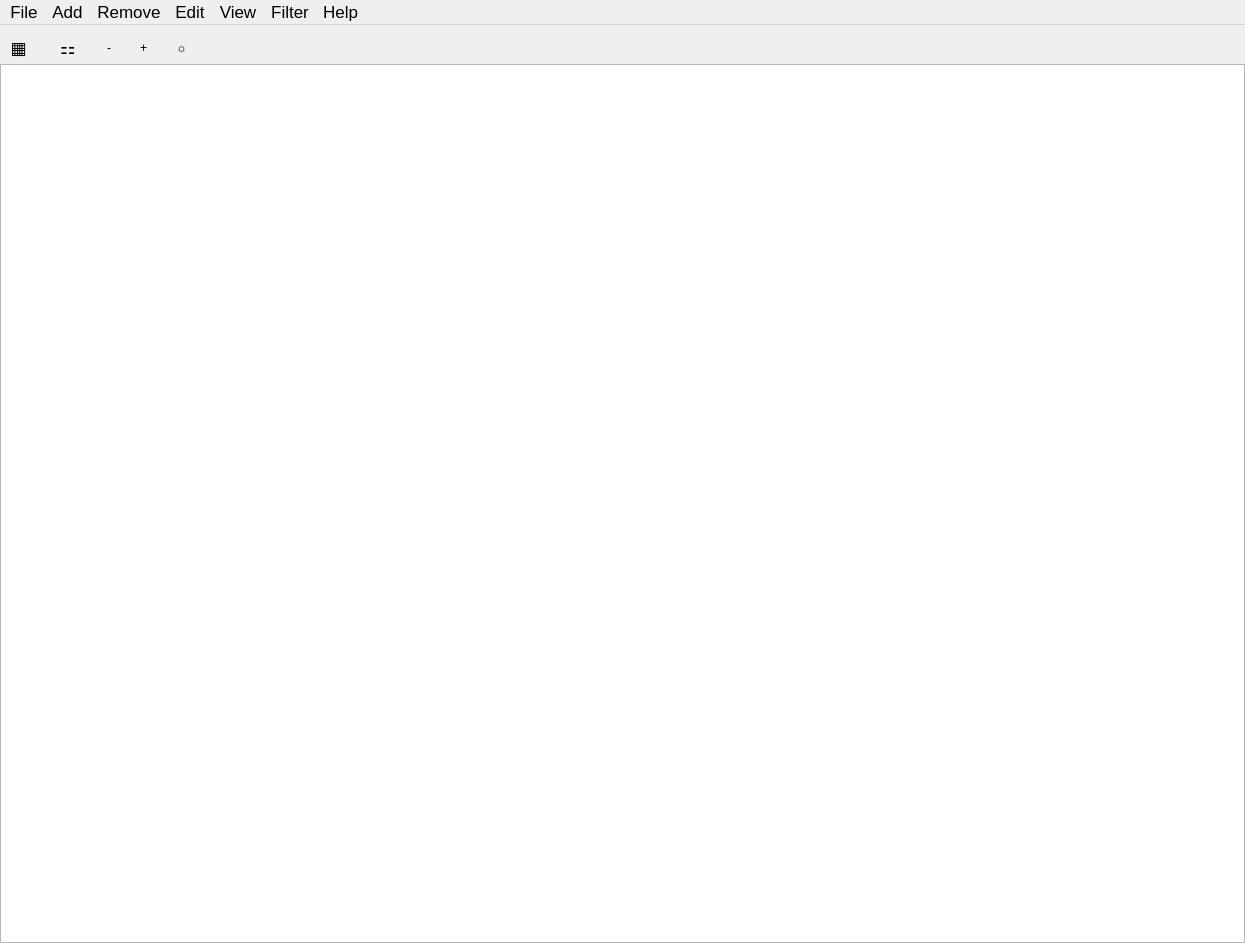
<?xml version="1.0" encoding="UTF-8"?>
<ui version="4.0">
 <class>MainWindow</class>
 <widget class="QMainWindow" name="MainWindow">
  <property name="geometry">
   <rect>
    <x>0</x>
    <y>0</y>
    <width>1245</width>
    <height>943</height>
   </rect>
  </property>
  <property name="windowTitle">
   <string>Timeline</string>
  </property>
  <property name="font">
   <font>
    <family>Ubuntu</family>
   </font>
  </property>
  <property name="unifiedTitleAndToolBarOnMac">
   <bool>true</bool>
  </property>
  <widget class="QWidget" name="centralwidget">
   <layout class="QVBoxLayout" name="layoutCentral">
    <property name="spacing">
     <number>1</number>
    </property>
    <property name="leftMargin">
     <number>0</number>
    </property>
    <property name="topMargin">
     <number>0</number>
    </property>
    <property name="rightMargin">
     <number>0</number>
    </property>
    <property name="bottomMargin">
     <number>0</number>
    </property>
    <item>
     <layout class="QHBoxLayout" name="navigationBarLayout">
      <property name="spacing">
       <number>15</number>
      </property>
      <property name="leftMargin">
       <number>1</number>
      </property>
      <property name="topMargin">
       <number>9</number>
      </property>
      <property name="rightMargin">
       <number>8</number>
      </property>
      <property name="bottomMargin">
       <number>1</number>
      </property>
      <item>
       <widget class="QToolButton" name="btnTimeline">
        <property name="sizePolicy">
         <sizepolicy hsizetype="Fixed" vsizetype="Fixed">
          <horstretch>0</horstretch>
          <verstretch>0</verstretch>
         </sizepolicy>
        </property>
        <property name="font">
         <font>
          <family>Ubuntu</family>
          <pointsize>13</pointsize>
         </font>
        </property>
        <property name="text">
         <string>▦</string>
        </property>
        <property name="toolButtonStyle">
         <enum>Qt::ToolButtonStyle::ToolButtonTextOnly</enum>
        </property>
        <property name="autoRaise">
         <bool>true</bool>
        </property>
       </widget>
      </item>
      <item>
       <widget class="QToolButton" name="btnTable">
        <property name="sizePolicy">
         <sizepolicy hsizetype="Fixed" vsizetype="Fixed">
          <horstretch>0</horstretch>
          <verstretch>0</verstretch>
         </sizepolicy>
        </property>
        <property name="font">
         <font>
          <family>Ubuntu</family>
          <pointsize>13</pointsize>
         </font>
        </property>
        <property name="text">
         <string>⚏</string>
        </property>
        <property name="toolButtonStyle">
         <enum>Qt::ToolButtonStyle::ToolButtonTextOnly</enum>
        </property>
        <property name="autoRaise">
         <bool>true</bool>
        </property>
       </widget>
      </item>
      <item>
       <widget class="QToolButton" name="btnZoomOut">
        <property name="toolTip">
         <string>Zoom Out</string>
        </property>
        <property name="text">
         <string>-</string>
        </property>
        <property name="autoRaise">
         <bool>true</bool>
        </property>
       </widget>
      </item>
      <item>
       <widget class="QToolButton" name="btnZoomIn">
        <property name="toolTip">
         <string>Zoom In</string>
        </property>
        <property name="text">
         <string>+</string>
        </property>
        <property name="autoRaise">
         <bool>true</bool>
        </property>
       </widget>
      </item>
      <item>
       <widget class="QToolButton" name="btnDisplayMode">
        <property name="sizePolicy">
         <sizepolicy hsizetype="Fixed" vsizetype="Fixed">
          <horstretch>0</horstretch>
          <verstretch>0</verstretch>
         </sizepolicy>
        </property>
        <property name="focusPolicy">
         <enum>Qt::FocusPolicy::TabFocus</enum>
        </property>
        <property name="toolTip">
         <string>Display Mode</string>
        </property>
        <property name="text">
         <string>☼</string>
        </property>
        <property name="checkable">
         <bool>false</bool>
        </property>
        <property name="autoRaise">
         <bool>true</bool>
        </property>
       </widget>
      </item>
      <item>
       <spacer name="spacerRight">
        <property name="orientation">
         <enum>Qt::Orientation::Horizontal</enum>
        </property>
        <property name="sizeHint" stdset="0">
         <size>
          <width>0</width>
          <height>0</height>
         </size>
        </property>
       </spacer>
      </item>
     </layout>
    </item>
    <item>
     <widget class="QStackedWidget" name="stackMain">
      <property name="currentIndex">
       <number>0</number>
      </property>
      <widget class="QWidget" name="pageTimeline">
       <layout class="QVBoxLayout" name="layoutTimelinePage">
        <property name="leftMargin">
         <number>0</number>
        </property>
        <property name="topMargin">
         <number>0</number>
        </property>
        <property name="rightMargin">
         <number>0</number>
        </property>
        <property name="bottomMargin">
         <number>0</number>
        </property>
        <item>
         <widget class="QSplitter" name="splitTimeline">
          <property name="sizePolicy">
           <sizepolicy hsizetype="Expanding" vsizetype="Expanding">
            <horstretch>0</horstretch>
            <verstretch>1</verstretch>
           </sizepolicy>
          </property>
          <property name="orientation">
           <enum>Qt::Orientation::Horizontal</enum>
          </property>
          <property name="opaqueResize">
           <bool>true</bool>
          </property>
          <widget class="QGraphicsView" name="viewTimeline">
           <property name="sizePolicy">
            <sizepolicy hsizetype="Expanding" vsizetype="Expanding">
             <horstretch>1</horstretch>
             <verstretch>1</verstretch>
            </sizepolicy>
           </property>
           <property name="renderHints">
            <set>QPainter::RenderHint::Antialiasing|QPainter::RenderHint::TextAntialiasing</set>
           </property>
           <property name="dragMode">
            <enum>QGraphicsView::DragMode::ScrollHandDrag</enum>
           </property>
          </widget>
         </widget>
        </item>
       </layout>
      </widget>
      <widget class="QWidget" name="pageTable">
       <layout class="QVBoxLayout" name="layoutTablePage">
        <property name="leftMargin">
         <number>0</number>
        </property>
        <property name="topMargin">
         <number>0</number>
        </property>
        <property name="rightMargin">
         <number>0</number>
        </property>
        <property name="bottomMargin">
         <number>0</number>
        </property>
        <item>
         <layout class="QHBoxLayout" name="tableMenuLayout">
          <property name="spacing">
           <number>15</number>
          </property>
          <property name="leftMargin">
           <number>1</number>
          </property>
          <property name="topMargin">
           <number>6</number>
          </property>
          <property name="rightMargin">
           <number>8</number>
          </property>
          <property name="bottomMargin">
           <number>1</number>
          </property>
          <item>
           <widget class="QToolButton" name="btnTableEvents">
            <property name="sizePolicy">
             <sizepolicy hsizetype="Fixed" vsizetype="Fixed">
              <horstretch>0</horstretch>
              <verstretch>0</verstretch>
             </sizepolicy>
            </property>
            <property name="font">
             <font>
              <family>Ubuntu</family>
              <pointsize>13</pointsize>
             </font>
            </property>
            <property name="text">
             <string>Events</string>
            </property>
            <property name="toolButtonStyle">
             <enum>Qt::ToolButtonStyle::ToolButtonTextOnly</enum>
            </property>
            <property name="autoRaise">
             <bool>true</bool>
            </property>
           </widget>
          </item>
          <item>
           <widget class="QToolButton" name="btnTablePlaces">
            <property name="sizePolicy">
             <sizepolicy hsizetype="Fixed" vsizetype="Fixed">
              <horstretch>0</horstretch>
              <verstretch>0</verstretch>
             </sizepolicy>
            </property>
            <property name="font">
             <font>
              <family>Ubuntu</family>
              <pointsize>13</pointsize>
             </font>
            </property>
            <property name="text">
             <string>Places</string>
            </property>
            <property name="toolButtonStyle">
             <enum>Qt::ToolButtonStyle::ToolButtonTextOnly</enum>
            </property>
            <property name="autoRaise">
             <bool>true</bool>
            </property>
           </widget>
          </item>
          <item>
           <widget class="QToolButton" name="btnTableCharacters">
            <property name="sizePolicy">
             <sizepolicy hsizetype="Fixed" vsizetype="Fixed">
              <horstretch>0</horstretch>
              <verstretch>0</verstretch>
             </sizepolicy>
            </property>
            <property name="font">
             <font>
              <family>Ubuntu</family>
              <pointsize>13</pointsize>
             </font>
            </property>
            <property name="text">
             <string>Characters</string>
            </property>
            <property name="toolButtonStyle">
             <enum>Qt::ToolButtonStyle::ToolButtonTextOnly</enum>
            </property>
            <property name="autoRaise">
             <bool>true</bool>
            </property>
           </widget>
          </item>
          <item>
           <spacer name="spTableMenuRight">
            <property name="orientation">
             <enum>Qt::Orientation::Horizontal</enum>
            </property>
            <property name="sizeHint" stdset="0">
             <size>
              <width>0</width>
              <height>0</height>
             </size>
            </property>
           </spacer>
          </item>
         </layout>
        </item>
        <item>
         <widget class="QStackedWidget" name="stackTables">
          <property name="currentIndex">
           <number>0</number>
          </property>
          <widget class="QWidget" name="pageTablePlaces">
           <layout class="QVBoxLayout" name="layoutTablePlaces">
            <property name="leftMargin">
             <number>8</number>
            </property>
            <property name="topMargin">
             <number>8</number>
            </property>
            <property name="rightMargin">
             <number>8</number>
            </property>
            <property name="bottomMargin">
             <number>8</number>
            </property>
            <item>
             <widget class="QTableWidget" name="tablePlacesData">
              <property name="sizePolicy">
               <sizepolicy hsizetype="Expanding" vsizetype="Expanding">
                <horstretch>1</horstretch>
                <verstretch>1</verstretch>
               </sizepolicy>
              </property>
              <property name="rowCount">
               <number>0</number>
              </property>
              <property name="columnCount">
               <number>6</number>
              </property>
              <attribute name="horizontalHeaderStretchLastSection">
               <bool>true</bool>
              </attribute>
              <column>
               <property name="text">
                <string>Created</string>
               </property>
              </column>
              <column>
               <property name="text">
                <string>ID</string>
               </property>
              </column>
              <column>
               <property name="text">
                <string>Name</string>
               </property>
              </column>
              <column>
               <property name="text">
                <string>Description</string>
               </property>
              </column>
              <column>
               <property name="text">
                <string>Image</string>
               </property>
              </column>
              <column>
               <property name="text">
                <string>Others</string>
               </property>
              </column>
             </widget>
            </item>
           </layout>
          </widget>
          <widget class="QWidget" name="pageTableCharacters">
           <layout class="QVBoxLayout" name="layoutTableCharacters">
            <property name="leftMargin">
             <number>8</number>
            </property>
            <property name="topMargin">
             <number>8</number>
            </property>
            <property name="rightMargin">
             <number>8</number>
            </property>
            <property name="bottomMargin">
             <number>8</number>
            </property>
            <item>
             <widget class="QTableWidget" name="tableCharactersData">
              <property name="sizePolicy">
               <sizepolicy hsizetype="Expanding" vsizetype="Expanding">
                <horstretch>1</horstretch>
                <verstretch>1</verstretch>
               </sizepolicy>
              </property>
              <property name="rowCount">
               <number>0</number>
              </property>
              <property name="columnCount">
               <number>6</number>
              </property>
              <attribute name="horizontalHeaderStretchLastSection">
               <bool>true</bool>
              </attribute>
              <column>
               <property name="text">
                <string>Created</string>
               </property>
              </column>
              <column>
               <property name="text">
                <string>ID</string>
               </property>
              </column>
              <column>
               <property name="text">
                <string>Name</string>
               </property>
              </column>
              <column>
               <property name="text">
                <string>Description</string>
               </property>
              </column>
              <column>
               <property name="text">
                <string>Image</string>
               </property>
              </column>
              <column>
               <property name="text">
                <string>Others</string>
               </property>
              </column>
             </widget>
            </item>
           </layout>
          </widget>
          <widget class="QWidget" name="pageTableEvents">
           <layout class="QVBoxLayout" name="layoutTableEvents">
            <property name="leftMargin">
             <number>8</number>
            </property>
            <property name="topMargin">
             <number>8</number>
            </property>
            <property name="rightMargin">
             <number>8</number>
            </property>
            <property name="bottomMargin">
             <number>8</number>
            </property>
            <item>
             <widget class="QTableWidget" name="tableEventsData">
              <property name="sizePolicy">
               <sizepolicy hsizetype="Expanding" vsizetype="Expanding">
                <horstretch>1</horstretch>
                <verstretch>1</verstretch>
               </sizepolicy>
              </property>
              <property name="rowCount">
               <number>0</number>
              </property>
              <property name="columnCount">
               <number>6</number>
              </property>
              <attribute name="horizontalHeaderStretchLastSection">
               <bool>true</bool>
              </attribute>
              <column>
               <property name="text">
                <string>Created</string>
               </property>
              </column>
              <column>
               <property name="text">
                <string>ID</string>
               </property>
              </column>
              <column>
               <property name="text">
                <string>Name</string>
               </property>
              </column>
              <column>
               <property name="text">
                <string>Description</string>
               </property>
              </column>
              <column>
               <property name="text">
                <string>Image</string>
               </property>
              </column>
              <column>
               <property name="text">
                <string>Others</string>
               </property>
              </column>
             </widget>
            </item>
           </layout>
          </widget>
         </widget>
        </item>
       </layout>
      </widget>
     </widget>
    </item>
   </layout>
  </widget>
  <widget class="QMenuBar" name="menubar">
   <property name="geometry">
    <rect>
     <x>0</x>
     <y>0</y>
     <width>1245</width>
     <height>25</height>
    </rect>
   </property>
   <property name="font">
    <font>
     <family>Ubuntu</family>
     <pointsize>13</pointsize>
    </font>
   </property>
   <property name="layoutDirection">
    <enum>Qt::LayoutDirection::LeftToRight</enum>
   </property>
   <widget class="QMenu" name="menuFile">
    <property name="title">
     <string>File</string>
    </property>
    <addaction name="actionNewProject" />
    <addaction name="actionOpenProject" />
    <addaction name="actionSaveProject" />
    <addaction name="separator" />
    <addaction name="actionSaveChanges" />
    <addaction name="separator" />
    <addaction name="actionQuit" />
   </widget>
   <widget class="QMenu" name="menuAdd">
    <property name="title">
     <string>Add</string>
    </property>
    <addaction name="actionEvent" />
    <addaction name="actionPlace" />
    <addaction name="actionCharacterAdd" />
   </widget>
   <widget class="QMenu" name="menuRemove">
    <property name="title">
     <string>Remove</string>
    </property>
    <addaction name="actionEvent_2" />
    <addaction name="actionPlace_2" />
    <addaction name="actionCharacter" />
   </widget>
   <widget class="QMenu" name="menuEdit">
    <property name="title">
     <string>Edit</string>
    </property>
    <addaction name="actionEditEvent" />
    <addaction name="actionEditPlace" />
    <addaction name="actionEditCharacter" />
    <addaction name="separator" />
    <addaction name="actionEditProjectName" />
   </widget>
   <widget class="QMenu" name="menuView">
    <property name="title">
     <string>View</string>
    </property>
    <addaction name="actionEvents" />
    <addaction name="actionPlaces" />
    <addaction name="actionCharacters" />
    <addaction name="separator" />
    <addaction name="actionToday_2" />
    <addaction name="separator" />
    <addaction name="actionToggleTheme" />
   </widget>
   <widget class="QMenu" name="menuFilter">
    <property name="title">
     <string>Filter</string>
    </property>
    <addaction name="actionFilterCharacters" />
   </widget>
   <widget class="QMenu" name="menuHelp">
    <property name="title">
     <string>Help</string>
    </property>
    <addaction name="actionTimeline" />
    <addaction name="actionHelpGuide" />
   </widget>
   <addaction name="menuFile" />
   <addaction name="menuAdd" />
   <addaction name="menuRemove" />
   <addaction name="menuEdit" />
   <addaction name="menuView" />
   <addaction name="menuFilter" />
   <addaction name="menuHelp" />
  </widget>
  <action name="actionNewProject">
   <property name="text">
    <string>New</string>
   </property>
  </action>
  <action name="actionOpenProject">
   <property name="text">
    <string>Open</string>
   </property>
  </action>
  <action name="actionSaveProject">
   <property name="text">
    <string>Save</string>
   </property>
  </action>
  <action name="actionSaveChanges">
   <property name="text">
    <string>Save Changes</string>
   </property>
   <property name="shortcut">
    <string>Ctrl+S</string>
   </property>
  </action>
  <action name="actionQuit">
   <property name="text">
    <string>Exit</string>
   </property>
  </action>
  <action name="actionEditEvent">
   <property name="text">
    <string>Event</string>
   </property>
  </action>
  <action name="actionEditPlace">
   <property name="text">
    <string>Place</string>
   </property>
  </action>
  <action name="actionEditCharacter">
   <property name="text">
    <string>Character</string>
   </property>
  </action>
  <action name="actionEditProjectName">
   <property name="text">
    <string>Project Name</string>
   </property>
  </action>
  <action name="actionFind_Ctrl_F">
   <property name="text">
    <string>Type to search</string>
   </property>
  </action>
  <action name="actionPlace">
   <property name="text">
    <string>Place</string>
   </property>
  </action>
  <action name="actionCharacterAdd">
   <property name="text">
    <string>Character</string>
   </property>
  </action>
  <action name="actionEvent">
   <property name="text">
    <string>Event</string>
   </property>
  </action>
  <action name="actionPlace_2">
   <property name="text">
    <string>Place</string>
   </property>
  </action>
  <action name="actionCharacter">
   <property name="text">
    <string>Character</string>
   </property>
  </action>
  <action name="actionEvent_2">
   <property name="text">
    <string>Event</string>
   </property>
  </action>
  <action name="actionToday_2">
   <property name="text">
    <string>Today/Day1</string>
   </property>
  </action>
  <action name="actionToggleTheme">
   <property name="text">
    <string>Switch to Dark Mode</string>
   </property>
  </action>
  <action name="actionTimeline">
   <property name="text">
    <string>About</string>
   </property>
  </action>
  <action name="actionPlaces">
   <property name="text">
    <string>Places</string>
   </property>
  </action>
  <action name="actionCharacters">
   <property name="text">
    <string>Characters</string>
   </property>
  </action>
  <action name="actionEvents">
   <property name="text">
    <string>Events</string>
   </property>
  </action>
  <action name="actionFilterCharacters">
   <property name="text">
    <string>Characters</string>
   </property>
  </action>
  <action name="actionHelpGuide">
   <property name="text">
    <string>How to Use Timeline</string>
   </property>
  </action>
 </widget>
 <resources />
 <connections />
</ui>
